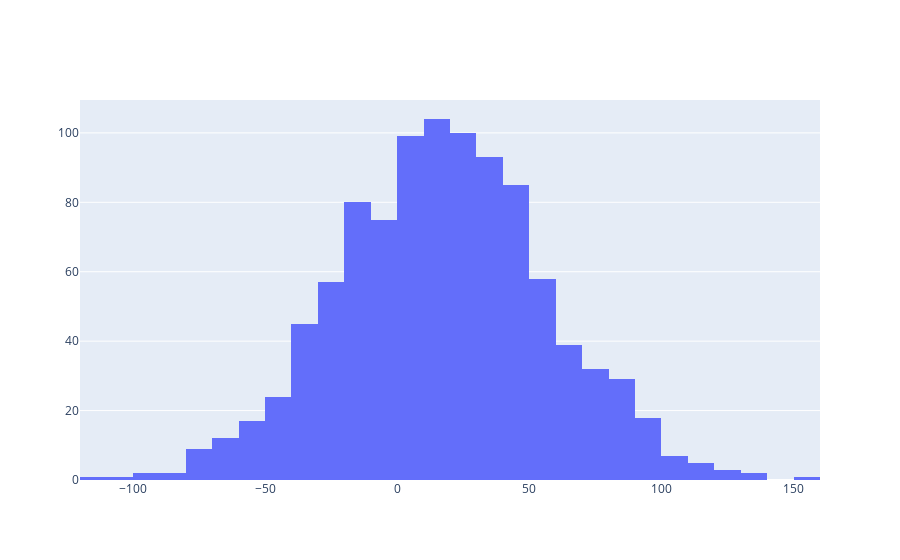

Write notebook code for a chart like this one.
### Code cell
import numpy as np
import plotly.graph_objects as go


sample = [2,-1,2.4,0,4,100]

avg = np.average(sample)
std = np.std(sample, ddof=1)

print(avg)
print(std)

x = np.random.normal(avg, std, 1000)
fig = go.Figure(data=[go.Histogram(x=x)])
fig.show()

### Figure 1 — Plotly figure (JSON) as saved in the notebook; plotly's stock layout.template omitted (floating-point values rounded to 4 significant figures; data arrays with more than 128 entries replaced by an {"elided": "..."} marker saying what was removed)
{"data": [{"type": "histogram", "x": {"elided": "1000 float values"}}], "layout": {}}
